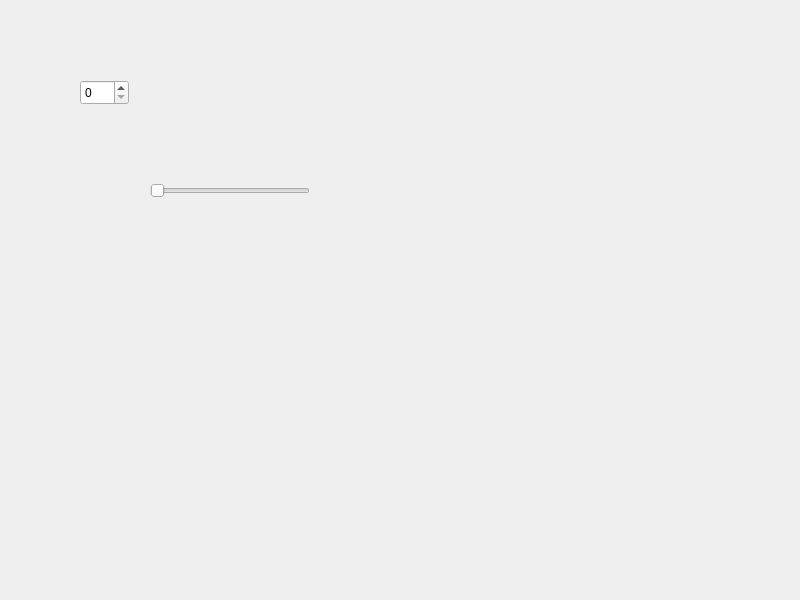
<?xml version="1.0" encoding="UTF-8"?>
<ui version="4.0">
 <class>Dialog</class>
 <widget class="QDialog" name="Dialog">
  <property name="geometry">
   <rect>
    <x>0</x>
    <y>0</y>
    <width>800</width>
    <height>600</height>
   </rect>
  </property>
  <property name="windowTitle">
   <string>Dialog</string>
  </property>
  <widget class="QSlider" name="horizontalSlider">
   <property name="geometry">
    <rect>
     <x>150</x>
     <y>180</y>
     <width>160</width>
     <height>22</height>
    </rect>
   </property>
   <property name="orientation">
    <enum>Qt::Horizontal</enum>
   </property>
  </widget>
  <widget class="QSpinBox" name="spinBox">
   <property name="geometry">
    <rect>
     <x>80</x>
     <y>80</y>
     <width>49</width>
     <height>25</height>
    </rect>
   </property>
  </widget>
 </widget>
 <resources/>
 <connections/>
</ui>
